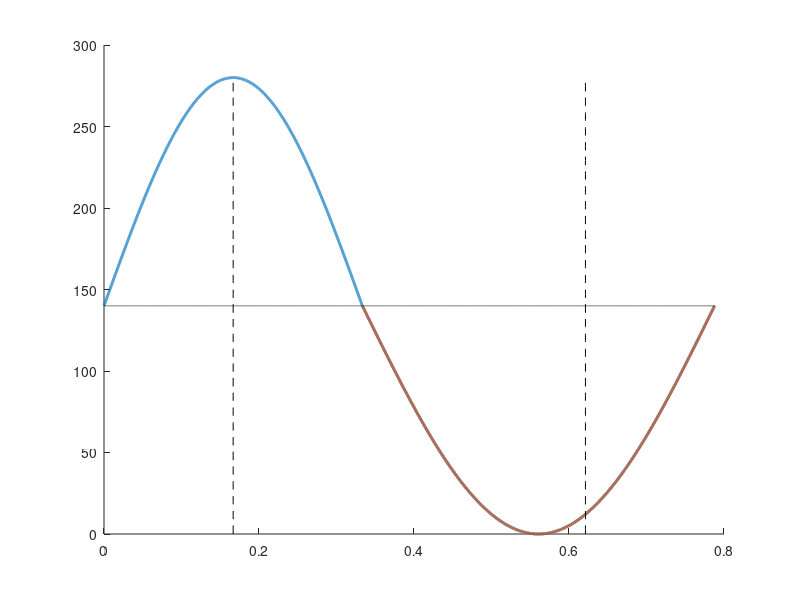

MATLAB code for this plot:
close all
clc
clear all

t_animation = 0:0.05:10;

%Updating parameters for sinusoid
A_left = 140;
A_right = 140;
phi = 0;
offset = 140;

f_left = 1.1;
f_right = 1.5;

w_left = 2*pi*f_left;
w_right = 2*pi*f_right;

p_right = 1/f_right;
p_left = 1/f_left;

period_total = 1/(2*f_left)+1/(2*f_right); %Total period
t = linspace(0,period_total-0.00001,10000);

pos_right = zeros(1,10000);
pos_left = zeros(1,10000);


%Calculating positions for each period
for i = 1:length(t(1,:))
    tau = mod(t(1,i),period_total);

    %First half
    if (tau < p_right/2)
        pos_right(i) = A_right.*sin(w_right.*t(i) + phi) + offset;

        %Second half
    elseif (tau >= p_right/2)&&(tau <= p_right/2+2*p_left/2)
        pos_left(i) = A_left.*sin(w_left.*(t(i)-p_right/2+p_left/2) + phi) + offset;
        pos_right(i) = pos_left(i);

    end
end


%Plotting Data
t_left_curr = t(pos_left(1,:) > 0);
pos_left_curr = pos_left(1,:);
pos_left_curr = pos_left_curr(pos_left_curr > 0);

figure();
hold on;
plot(t(1,:),pos_right(1,:),'linewidth',2);
plot(t_left_curr,pos_left_curr,'linewidth',2);
plot((p_right/4).*ones(1,100),linspace(offset-A_right,offset+A_right,100),'--k');
plot((p_right/4+p_left/2).*ones(1,100),linspace(offset-A_left,offset+A_left,100),'--k');

plot(t(1,:),offset.*ones(1,length(t(1,:))),'--k'); %X-axis
hold off;


